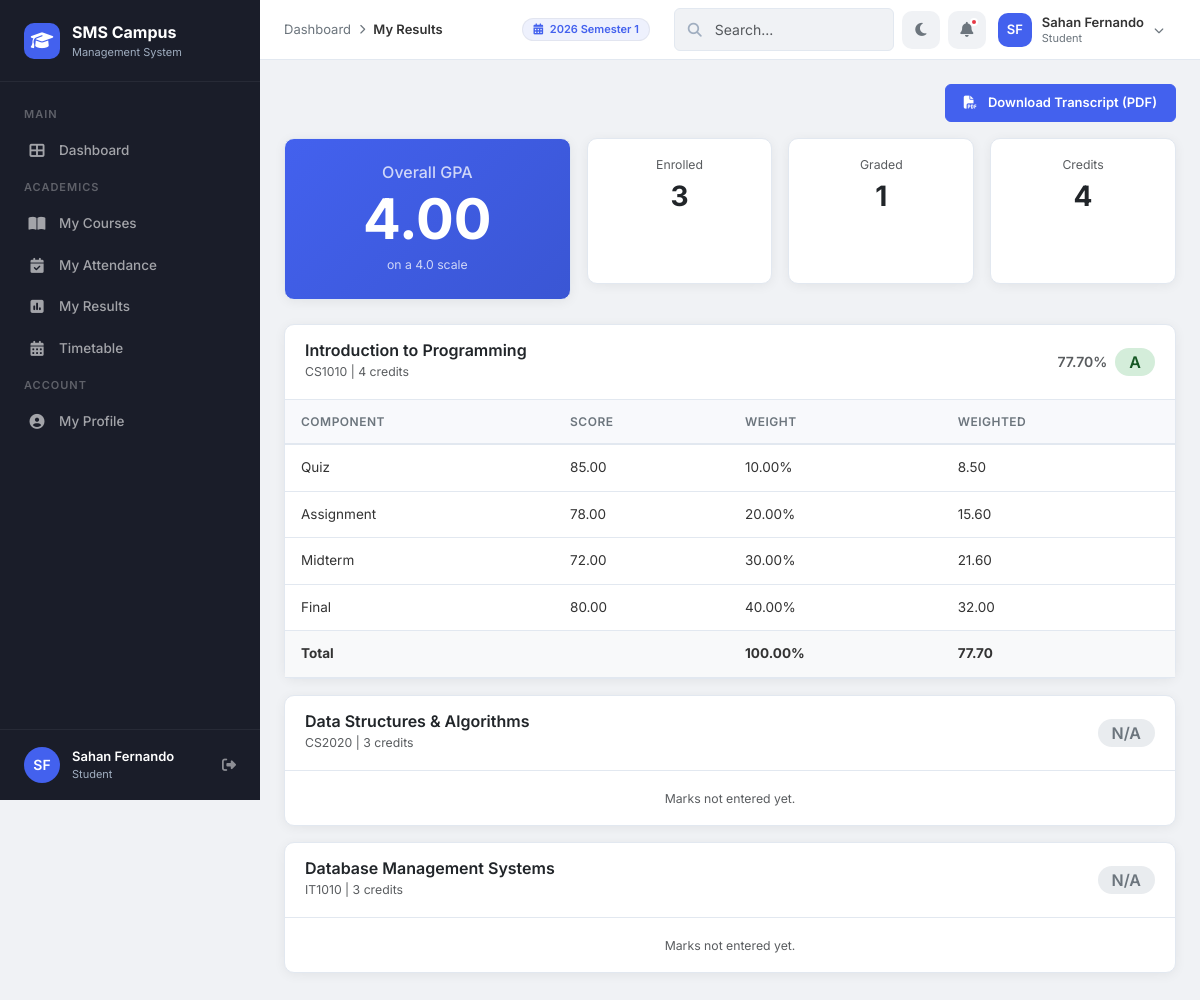
The app's page /modules/marks/student_view.php (signed in) with its own data.
### tables this page shows
CREATE TABLE IF NOT EXISTS `academic_periods` (
    `period_id`  INT(11)      NOT NULL AUTO_INCREMENT,
    `name`       VARCHAR(100) NOT NULL,
    `start_date` DATE         NOT NULL,
    `end_date`   DATE         NOT NULL,
    `is_current` TINYINT(1)   NOT NULL DEFAULT 0,
    PRIMARY KEY (`period_id`)
);

CREATE TABLE IF NOT EXISTS `final_results` (
    `result_id`   INT(11)      NOT NULL AUTO_INCREMENT,
    `student_id`  INT(11)      NOT NULL,
    `course_id`   INT(11)      NOT NULL,
    `total_score` DECIMAL(5,2) NOT NULL DEFAULT 0.00,
    `grade`       CHAR(2)      NOT NULL DEFAULT 'F',
    `gpa_points`  DECIMAL(3,2) NOT NULL DEFAULT 0.00,
    PRIMARY KEY (`result_id`),
    UNIQUE KEY `uk_final_student_course` (`student_id`, `course_id`),
    CONSTRAINT `fk_fr_student` FOREIGN KEY (`student_id`) REFERENCES `students` (`student_id`) ON DELETE CASCADE,
    CONSTRAINT `fk_fr_course`  FOREIGN KEY (`course_id`)  REFERENCES `courses`  (`course_id`)  ON DELETE CASCADE
);

CREATE TABLE IF NOT EXISTS `courses` (
    `course_id`   INT(11)      NOT NULL AUTO_INCREMENT,
    `course_code` VARCHAR(20)  NOT NULL,
    `course_name` VARCHAR(150) NOT NULL,
    `credits`     INT(11)      NOT NULL DEFAULT 3,
    `created_at`  TIMESTAMP    NOT NULL DEFAULT CURRENT_TIMESTAMP,
    PRIMARY KEY (`course_id`),
    UNIQUE KEY `uk_courses_code` (`course_code`)
);

CREATE TABLE IF NOT EXISTS `marks` (
    `mark_id`    INT(11)       NOT NULL AUTO_INCREMENT,
    `student_id` INT(11)       NOT NULL,
    `course_id`  INT(11)       NOT NULL,
    `component`  VARCHAR(100)  NOT NULL,
    `score`      DECIMAL(5,2)  NOT NULL DEFAULT 0.00,
    `weight`     DECIMAL(5,2)  NOT NULL DEFAULT 0.00,
    PRIMARY KEY (`mark_id`),
    CONSTRAINT `fk_marks_student` FOREIGN KEY (`student_id`) REFERENCES `students` (`student_id`) ON DELETE CASCADE,
    CONSTRAINT `fk_marks_course`  FOREIGN KEY (`course_id`)  REFERENCES `courses`  (`course_id`)  ON DELETE CASCADE
);

### includes/helpers.php (called while the page is built, shortened)
<?php
function e($value) {
    return htmlspecialchars($value ?? '', ENT_QUOTES, 'UTF-8');
}
?>

### modules/marks/student_view.php (the view, shortened to what this page needs)
<?php
require_once '../../includes/helpers.php';
require_once '../../config/db.php';
$userId = $_SESSION['user_id'];
$stmt = $pdo->prepare("SELECT * FROM students WHERE user_id = ?");
$stmt->execute([$userId]);
$student = $stmt->fetch();
$studentId = $student['student_id'];
$stmt = $pdo->prepare("
    SELECT c.course_id, c.course_code, c.course_name, c.credits,
           fr.total_score, fr.grade, fr.gpa_points
    FROM enrollments e
    INNER JOIN courses c ON e.course_id = c.course_id
    LEFT JOIN final_results fr ON e.student_id = fr.student_id AND e.course_id = fr.course_id
    WHERE e.student_id = ?
    ORDER BY c.course_code ASC
");
$stmt->execute([$studentId]);
$enrolledCourses = $stmt->fetchAll();
$totalGPAPoints = $totalCredits = $gradedCourseCount = 0;
foreach ($enrolledCourses as $c) {
    if ($c['grade'] !== null) {
        $totalGPAPoints += $c['gpa_points'] * $c['credits'];
        $totalCredits += $c['credits'];
        $gradedCourseCount++;
    }
}
$overallGPA = ($totalCredits > 0) ? round($totalGPAPoints / $totalCredits, 2) : 0.00;
$stmt = $pdo->prepare("SELECT course_id, component, score, weight FROM marks WHERE student_id = ? ORDER BY course_id, mark_id ASC");
$stmt->execute([$studentId]);
$allMarks = $stmt->fetchAll();
$marksByCourse = [];
foreach ($allMarks as $mark) { $marksByCourse[$mark['course_id']][] = $mark; }
$breadcrumbs = [
    ['label' => 'Dashboard', 'url' => '../../dashboards/student_dashboard.php'],
    ['label' => 'My Results']
];
require_once '../../includes/header.php';
?>
<?php if (count($enrolledCourses) > 0): ?>
<div class="d-flex justify-content-end mb-3">
    <a href="../reports/transcript_pdf.php?student_id=<?php echo $studentId; ?>" target="_blank" class="btn btn-primary">
        <i class="fas fa-file-pdf me-2"></i> Download Transcript (PDF)
    </a>
</div>
<div class="row g-3 mb-4">
    <div class="col-lg-4">
        <div class="card h-100" style="background:linear-gradient(135deg,var(--primary),var(--primary-dark));color:#fff;">
            <div class="card-body text-center py-4">
                <h6 class="opacity-75 mb-1">Overall GPA</h6>
                <div class="display-4 fw-bold"><?php echo number_format($overallGPA, 2); ?></div>
                <small class="opacity-75">on a 4.0 scale</small>
            </div>
        </div>
    </div>
    <div class="col-lg-8">
        <div class="row g-3 h-100">
            <div class="col-4">
                <div class="card h-100"><div class="card-body text-center py-3">
                    <small class="text-muted d-block">Enrolled</small><div class="fs-3 fw-bold"><?php echo count($enrolledCourses); ?></div>
                </div></div>
            </div>
            <div class="col-4">
                <div class="card h-100"><div class="card-body text-center py-3">
                    <small class="text-muted d-block">Graded</small><div class="fs-3 fw-bold"><?php echo $gradedCourseCount; ?></div>
                </div></div>
            </div>
            <div class="col-4">
                <div class="card h-100"><div class="card-body text-center py-3">
                    <small class="text-muted d-block">Credits</small><div class="fs-3 fw-bold"><?php echo $totalCredits; ?></div>
                </div></div>
            </div>
        </div>
    </div>
</div>
<?php foreach ($enrolledCourses as $course):
    $courseMarks = $marksByCourse[$course['course_id']] ?? [];
    $gradeClass = $course['grade'] ? 'grade-' . $course['grade'] : 'grade-none';
    $gradeText  = $course['grade'] ?? 'N/A';
?>
<div class="card mb-3">
    <div class="card-header d-flex justify-content-between align-items-center py-3">
        <div>
            <h6 class="mb-0 fw-600"><?php echo e($course['course_name']); ?></h6>
            <small class="text-muted"><?php echo e($course['course_code']); ?> | <?php echo $course['credits']; ?> credits</small>
        </div>
        <div class="d-flex align-items-center gap-2">
            <?php if ($course['total_score'] !== null): ?>
                <span class="text-muted fw-600"><?php echo number_format($course['total_score'], 2); ?>%</span>
            <?php endif; ?>
            <span class="badge <?php echo $gradeClass; ?>" style="font-size:1rem;padding:6px 14px;"><?php echo $gradeText; ?></span>
        </div>
    </div>
    <?php if (!empty($courseMarks)): ?>
    <div class="table-responsive">
        <table class="table table-sm mb-0">
            <thead class="table-light"><tr><th>Component</th><th>Score</th><th>Weight</th><th>Weighted</th></tr></thead>
            <tbody>
                <?php $tw = $twt = 0; foreach ($courseMarks as $m):
                    $weighted = $m['score'] * $m['weight'] / 100;
                    $tw += $m['weight']; $twt += $weighted;
                ?>
                <tr>
                    <td><?php echo e($m['component']); ?></td>
                    <td><?php echo number_format($m['score'], 2); ?></td>
                    <td><?php echo number_format($m['weight'], 2); ?>%</td>
                    <td><?php echo number_format($weighted, 2); ?></td>
                </tr>
                <?php endforeach; ?>
                <tr class="table-light fw-bold">
                    <td>Total</td><td></td>
                    <td><?php echo number_format($tw, 2); ?>%</td>
                    <td><?php echo number_format($twt, 2); ?></td>
                </tr>
            </tbody>
        </table>
    </div>
    <?php else: ?>
        <div class="card-body text-center py-3"><small class="text-muted">Marks not entered yet.</small></div>
    <?php endif; ?>
</div>
<?php endforeach; ?>
<?php endif; ?>
<?php require_once '../../includes/footer.php'; ?>

### includes/header.php (shortened to what this page needs)
<?php
if (!isset($hideSearch))   $hideSearch  = false;
if (!isset($isLoginPage)) $isLoginPage = false;
$_scriptPath = $_SERVER['SCRIPT_NAME'];
if (strpos($_scriptPath, '/dashboards/') !== false) {
    $assetBase = '../assets/';
} elseif (strpos($_scriptPath, '/modules/') !== false) {
    $assetBase = '../../assets/';
} else {
    $assetBase = 'assets/';
}
if (strpos($_scriptPath, '/dashboards/') !== false) {
    $includeBase = '../includes/';
} elseif (strpos($_scriptPath, '/modules/') !== false) {
    $includeBase = '../../includes/';
} else {
    $includeBase = 'includes/';
}
$userName   = $_SESSION['full_name'] ?? 'User';
$userRole   = $_SESSION['role'] ?? 'guest';
$nameParts  = explode(' ', $userName);
$_initials  = strtoupper(substr($nameParts[0], 0, 1));
if (count($nameParts) > 1) {
    $_initials .= strtoupper(substr(end($nameParts), 0, 1));
}
?>
<!DOCTYPE html>
<html lang="en">
<head>
    <link href="https://cdn.jsdelivr.net/npm/bootstrap@5.3.3/dist/css/bootstrap.min.css" rel="stylesheet">
    <link href="https://cdnjs.cloudflare.com/ajax/libs/font-awesome/6.5.1/css/all.min.css" rel="stylesheet">
    <link href="<?php echo $assetBase; ?>css/style.css" rel="stylesheet">
</head>
<body class="<?php echo $isLoginPage ? 'login-body' : ''; ?>">
<?php if (!$isLoginPage): ?>
    <?php require_once $includeBase . 'sidebar.php'; ?>
    <header class="topbar">
        <div class="topbar-left">
            <?php if (!empty($breadcrumbs)): ?>
            <div class="breadcrumb-nav">
                <?php foreach ($breadcrumbs as $i => $crumb): ?>
                    <?php if ($i > 0): ?><span class="separator"><i class="fas fa-chevron-right"></i></span><?php endif; ?>
                    <?php if (isset($crumb['url'])): ?>
                        <a href="<?php echo $crumb['url']; ?>"><?php echo htmlspecialchars($crumb['label']); ?></a>
                    <?php else: ?>
                        <span class="current"><?php echo htmlspecialchars($crumb['label']); ?></span>
                    <?php endif; ?>
                <?php endforeach; ?>
            </div>
            <?php endif; ?>
        </div>
        <div class="topbar-right">
            <div class="d-none d-md-flex align-items-center me-3" style="font-size: 13px;">
                <?php
                $currentPeriodName = 'No Active Period';
                if (isset($pdo)) {
                    try {
                        $cpStmt = $pdo->query("SELECT name FROM academic_periods WHERE is_current = 1 LIMIT 1");
                        if ($cp = $cpStmt->fetch()) {
                            $currentPeriodName = $cp['name'];
                        }
                    } catch (PDOException $e) {}
                }
                ?>
                <span class="badge" style="background:var(--primary-light); color:var(--primary); padding: 5px 10px; border: 1px solid rgba(0,0,0,0.05);"><i class="fas fa-calendar-alt me-1"></i> <?php echo htmlspecialchars($currentPeriodName); ?></span>
            </div>
            <?php if (!$hideSearch): ?>
            <div class="search-box d-none d-md-block" style="width:220px;">
                <i class="fas fa-search"></i>
                <input type="text" class="form-control form-control-sm" placeholder="Search...">
            </div>
            <?php endif; ?>
            <button class="topbar-icon-btn" id="darkModeToggle" title="Toggle Dark Mode">
                <i class="fas fa-moon"></i>
            </button>
            <button class="topbar-icon-btn" title="Notifications">
                <i class="fas fa-bell"></i>
                <span class="notification-dot"></span>
            </button>
            <div class="dropdown">
                <div class="user-dropdown" data-bs-toggle="dropdown" aria-expanded="false">
                    <div class="avatar-sm"><?php echo $_initials; ?></div>
                    <div class="user-meta d-none d-sm-block">
                        <div class="name"><?php echo htmlspecialchars($userName); ?></div>
                        <div class="role"><?php echo ucfirst($userRole); ?></div>
                    </div>
                    <i class="fas fa-chevron-down" style="font-size:10px; color:var(--text-muted);"></i>
                </div>
            </div>
        </div>
    </header>
    <main class="main-content">
<?php endif; ?>

### assets/css/style.css (style rules this page uses)
:root { --primary: #4361ee; --primary-dark: #3a56d4; --primary-light: #eef1fd; --secondary: #7209b7; --accent: #4cc9f0; --success: #2ec4b6; --warning: #ff9f1c; --danger: #e63946; --info: #4895ef; --dark: #1a1d29; --sidebar-bg: #1e2235; --body-bg: #f0f2f5; --card-bg: #ffffff; --border: #e2e8f0; --text: #333333; --text-muted: #6c757d; --text-light: #a0aec0; --sidebar-width: 260px; --sidebar-collapsed: 0px; --topbar-height: 60px; --radius: 10px; --radius-sm: 6px; --radius-lg: 14px; --shadow: 0 2px 12px rgba(0, 0, 0, 0.06); --shadow-lg: 0 4px 24px rgba(0, 0, 0, 0.1); --transition: all 0.3s cubic-bezier(0.4, 0, 0.2, 1); }
* { margin: 0; padding: 0; box-sizing: border-box; }
body { font-family: 'Inter', system-ui, -apple-system, sans-serif; background: var(--body-bg); color: var(--text); font-size: 14px; line-height: 1.6; overflow-x: hidden; }
a { color: var(--primary); text-decoration: none; }
.topbar { position: fixed; top: 0; left: var(--sidebar-width); right: 0; height: var(--topbar-height); background: var(--card-bg); z-index: 1030; display: flex; align-items: center; justify-content: space-between; padding: 0 24px; border-bottom: 1px solid var(--border); transition: var(--transition); }
.topbar-left { display: flex; align-items: center; gap: 16px; }
.breadcrumb-nav { display: flex; align-items: center; gap: 8px; font-size: 13px; color: var(--text-muted); }
.breadcrumb-nav a { color: var(--text-muted); }
.breadcrumb-nav .separator { font-size: 10px; }
.breadcrumb-nav .current { color: var(--text); font-weight: 600; }
.topbar-right { display: flex; align-items: center; gap: 8px; }
.topbar-icon-btn { width: 38px; height: 38px; border: none; background: var(--body-bg); border-radius: 10px; display: flex; align-items: center; justify-content: center; cursor: pointer; color: var(--text-muted); transition: var(--transition); position: relative; font-size: 15px; }
.topbar-icon-btn .notification-dot { position: absolute; top: 7px; right: 8px; width: 8px; height: 8px; background: var(--danger); border-radius: 50%; border: 2px solid var(--card-bg); }
.user-dropdown { display: flex; align-items: center; gap: 10px; padding: 4px 12px 4px 4px; border-radius: 10px; cursor: pointer; transition: var(--transition); }
.user-dropdown .avatar-sm { width: 34px; height: 34px; background: var(--primary); border-radius: 10px; display: flex; align-items: center; justify-content: center; color: white; font-weight: 600; font-size: 13px; }
.user-dropdown .user-meta { line-height: 1.3; }
.user-dropdown .user-meta .name { font-weight: 600; font-size: 13px; }
.user-dropdown .user-meta .role { font-size: 11px; color: var(--text-muted); }
.main-content { margin-left: var(--sidebar-width); margin-top: var(--topbar-height); padding: 24px; min-height: calc(100vh - var(--topbar-height)); transition: var(--transition); }
.card { background: var(--card-bg); border: 1px solid var(--border); border-radius: var(--radius); box-shadow: var(--shadow); }
.card-body { padding: 20px; }
.card-header { padding: 16px 20px; border-bottom: 1px solid var(--border); background: transparent; display: flex; align-items: center; justify-content: space-between; }
.card-header h5, .card-header h6 { font-weight: 600; margin: 0; }
.table { font-size: 13.5px; }
.table thead th { background: #f8f9fc; font-weight: 600; font-size: 12px; text-transform: uppercase; letter-spacing: 0.5px; color: var(--text-muted); padding: 12px 16px; border-bottom: 2px solid var(--border); white-space: nowrap; }
.table tbody td { padding: 12px 16px; vertical-align: middle; border-bottom: 1px solid var(--border); color: var(--text); }
.badge { font-weight: 600; font-size: 11px; padding: 4px 10px; border-radius: 20px; }
.btn { font-weight: 600; font-size: 13px; border-radius: var(--radius-sm); padding: 8px 18px; transition: var(--transition); }
.btn-primary { background: var(--primary); border-color: var(--primary); }
.form-control, .form-select { border: 1.5px solid var(--border); border-radius: var(--radius-sm); padding: 10px 14px; font-size: 14px; transition: var(--transition); background: var(--card-bg); }
.search-box { position: relative; flex: 1; min-width: 200px; max-width: 360px; }
.search-box i { position: absolute; left: 14px; top: 50%; transform: translateY(-50%); color: var(--text-light); font-size: 14px; }
.search-box input { padding-left: 40px; background: var(--body-bg); border: 1.5px solid var(--border); }
.fw-600 { font-weight: 600; }

### records on screen
academic_periods: name "2026 Semester 1"
final_results: course.course_name "Introduction to Programming", course.course_code "CS1010", course.credits "4", total_score "77.70", grade "A", tw "100.00", twt "77.70"
marks: component "Quiz", score "85.00", weight "10.00", weighted "8.50"
marks: component "Assignment", score "78.00", weight "20.00", weighted "15.60"
marks: component "Midterm", score "72.00", weight "30.00", weighted "21.60"
marks: component "Final", score "80.00", weight "40.00", weighted "32.00"
courses: course_name "Data Structures & Algorithms", course_code "CS2020", credits "3", gradeText "N/A", shows "Marks not entered yet."
courses: course_name "Database Management Systems", course_code "IT1010", credits "3", gradeText "N/A", shows "Marks not entered yet."

### other values on screen
$initials "SF"
$userName "Sahan Fernando"
$role "Student"
$crumb['label'] "Dashboard"
$crumb['label'] "My Results"
$_initials "SF"
$userRole "Student"
$overallGPA "4.00"
count($enrolledCourses) "3"
$gradedCourseCount "1"
$totalCredits "4"
